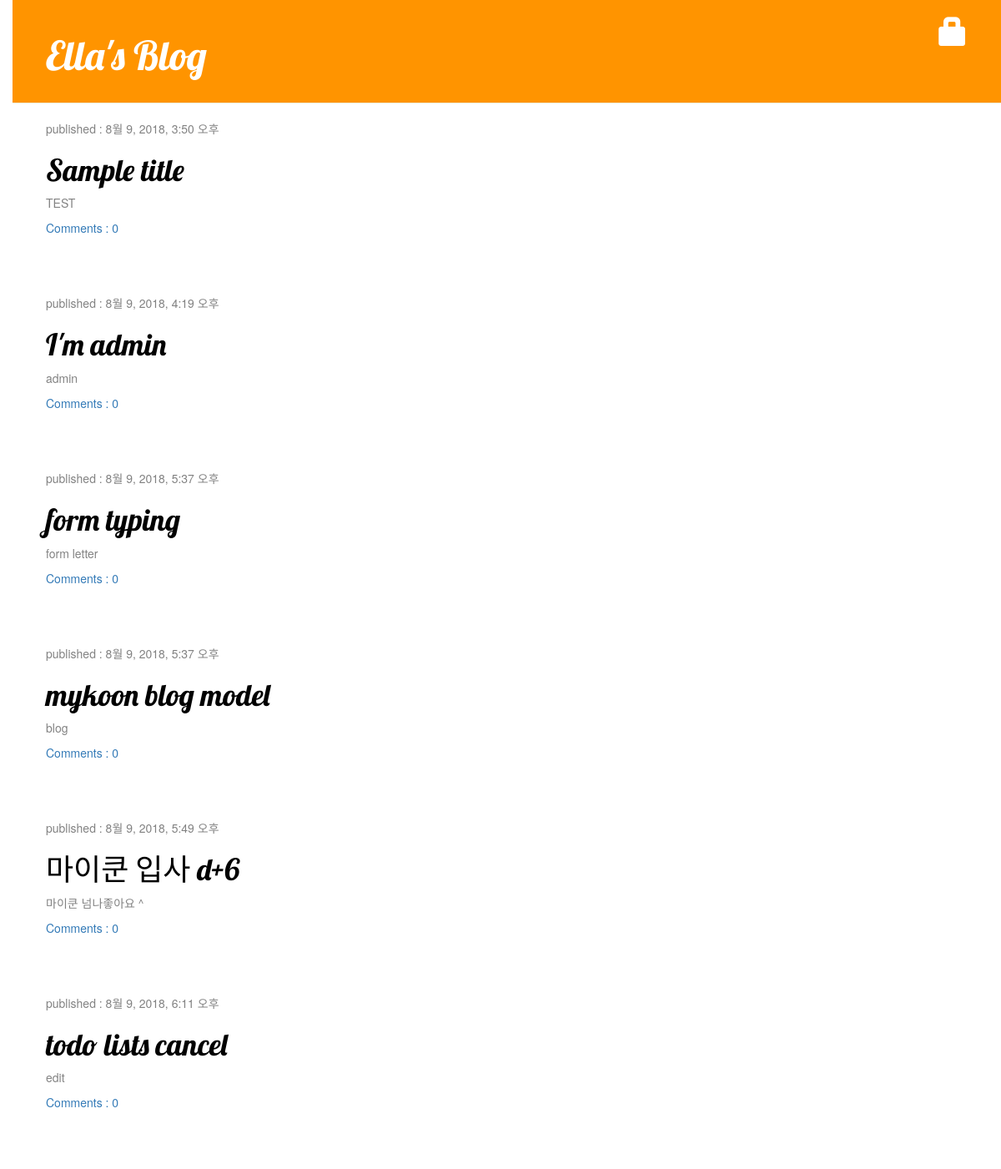
Before: / with the older database file.
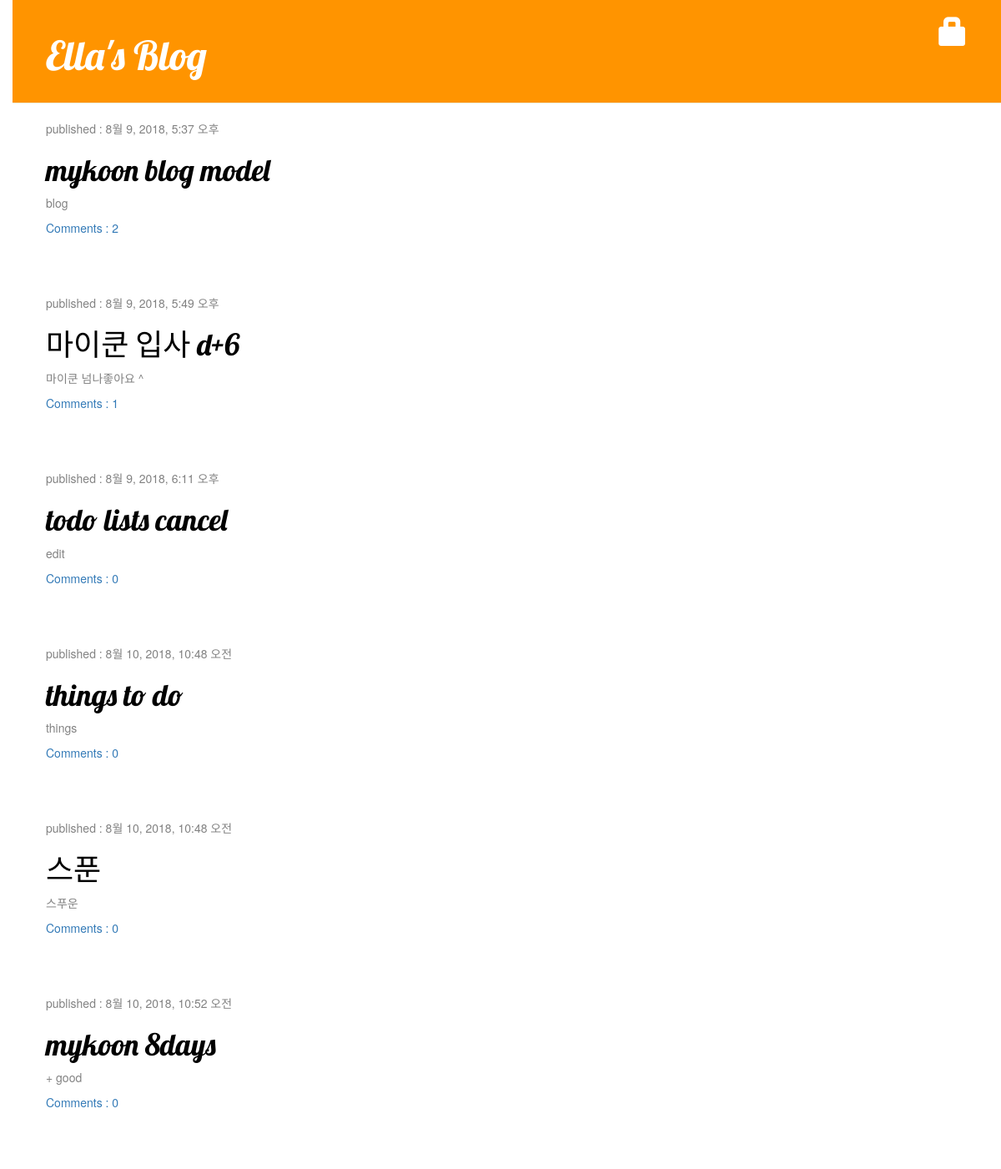
After: the same page with the newer database file.
### blog/models.py (models this page shows, shortened)
class Post(models.Model):
    author = models.ForeignKey('auth.User', on_delete= models.CASCADE)
    title = models.CharField(max_length =200)
    text = models.TextField()
    created_date = models.DateTimeField(default = timezone.now)
    published_date = models.DateTimeField(blank = True, null = True)
    def approved_comments(self):
        return self.comments.filter(approved_comment=True)

### blog/views.py (the view)
# urls.py: url(r'^$', views.post_list, name = 'post_list'),
def post_list(request):
    posts = Post.objects.filter(published_date__lte=timezone.now()).order_by('published_date')
    return render(request,'blog/post_list.html',{'posts': posts})

### blog/templates/blog/post_list.html
{% extends 'blog/base.html' %}
{% block content %}
    {% for post in posts %}
        <div class="post">
        <div class="date">
            <p>published : {{ post.published_date }}</p>
            <h1><a href="{% url 'post_detail' pk=post.pk %}">{{ post.title }}</a></h1>
            <p>{{ post.text|linebreaksbr }}</p>
            <a href="{%  url 'post_detail' pk=post.pk %}">Comments : {{ post.approved_comments.count }}</a>
        </div>
        </div>
    {% endfor %}
{% endblock %}

Changed rows visible on the page:
removed Post: published_date "8월 9, 2018, 3:50 오후", title "Sample title", text "TEST", approved_comments.count "0"
removed Post: published_date "8월 9, 2018, 4:19 오후", title "I'm admin", text "admin", approved_comments.count "0"
removed Post: published_date "8월 9, 2018, 5:37 오후", title "form typing", text "form letter", approved_comments.count "0"
computed for Post "mykoon blog model": approved_comments.count "0" → "2"
computed for Post "마이쿤 입사 d+6": approved_comments.count "0" → "1"
now on this page (row edited): Post: published_date "8월 10, 2018, 10:48 오전", title "things to do", text "things", approved_comments.count "0"
now on this page (row edited): Post: published_date "8월 10, 2018, 10:48 오전", title "스푼", text "스푸운", approved_comments.count "0"
added Post: published_date "8월 10, 2018, 10:52 오전", title "mykoon 8days", text "+ good", approved_comments.count "0"
